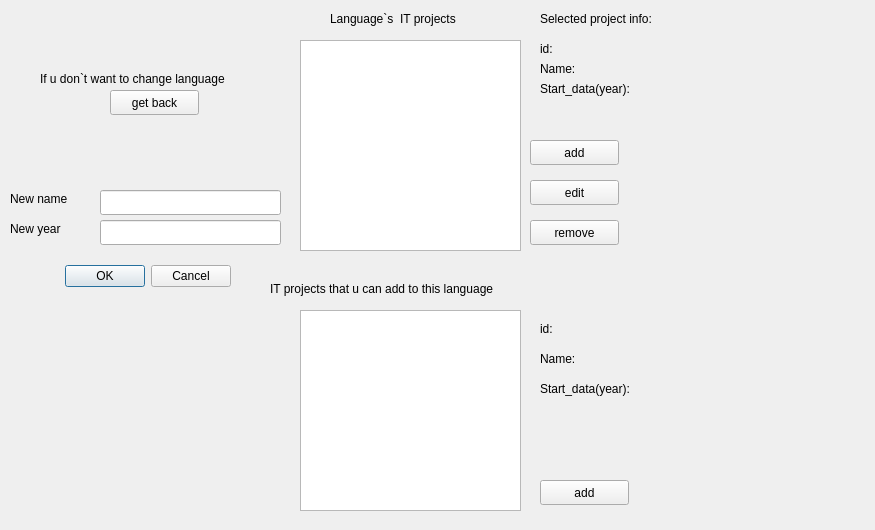
<?xml version="1.0" encoding="UTF-8"?>
<ui version="4.0">
 <class>edit</class>
 <widget class="QDialog" name="edit">
  <property name="geometry">
   <rect>
    <x>0</x>
    <y>0</y>
    <width>875</width>
    <height>530</height>
   </rect>
  </property>
  <property name="windowTitle">
   <string>Dialog</string>
  </property>
  <widget class="QDialogButtonBox" name="buttonBox">
   <property name="geometry">
    <rect>
     <x>40</x>
     <y>260</y>
     <width>191</width>
     <height>32</height>
    </rect>
   </property>
   <property name="orientation">
    <enum>Qt::Horizontal</enum>
   </property>
   <property name="standardButtons">
    <set>QDialogButtonBox::Cancel|QDialogButtonBox::Ok</set>
   </property>
  </widget>
  <widget class="QLabel" name="label">
   <property name="geometry">
    <rect>
     <x>10</x>
     <y>190</y>
     <width>111</width>
     <height>17</height>
    </rect>
   </property>
   <property name="text">
    <string>New name</string>
   </property>
  </widget>
  <widget class="QLineEdit" name="Newname">
   <property name="geometry">
    <rect>
     <x>100</x>
     <y>190</y>
     <width>181</width>
     <height>25</height>
    </rect>
   </property>
  </widget>
  <widget class="QLabel" name="label_8">
   <property name="geometry">
    <rect>
     <x>330</x>
     <y>10</y>
     <width>161</width>
     <height>17</height>
    </rect>
   </property>
   <property name="text">
    <string>Language`s  IT projects</string>
   </property>
  </widget>
  <widget class="QListWidget" name="listWidgetLanguage">
   <property name="geometry">
    <rect>
     <x>300</x>
     <y>40</y>
     <width>221</width>
     <height>211</height>
    </rect>
   </property>
  </widget>
  <widget class="QLabel" name="label_2">
   <property name="geometry">
    <rect>
     <x>10</x>
     <y>220</y>
     <width>81</width>
     <height>17</height>
    </rect>
   </property>
   <property name="text">
    <string>New year</string>
   </property>
  </widget>
  <widget class="QLineEdit" name="NewYear">
   <property name="geometry">
    <rect>
     <x>100</x>
     <y>220</y>
     <width>181</width>
     <height>25</height>
    </rect>
   </property>
  </widget>
  <widget class="QPushButton" name="addproj">
   <property name="geometry">
    <rect>
     <x>530</x>
     <y>140</y>
     <width>89</width>
     <height>25</height>
    </rect>
   </property>
   <property name="text">
    <string>add</string>
   </property>
  </widget>
  <widget class="QPushButton" name="removeproj">
   <property name="geometry">
    <rect>
     <x>530</x>
     <y>220</y>
     <width>89</width>
     <height>25</height>
    </rect>
   </property>
   <property name="text">
    <string>remove</string>
   </property>
  </widget>
  <widget class="QPushButton" name="editproj">
   <property name="geometry">
    <rect>
     <x>530</x>
     <y>180</y>
     <width>89</width>
     <height>25</height>
    </rect>
   </property>
   <property name="text">
    <string>edit</string>
   </property>
  </widget>
  <widget class="QLabel" name="label_3">
   <property name="geometry">
    <rect>
     <x>540</x>
     <y>10</y>
     <width>151</width>
     <height>17</height>
    </rect>
   </property>
   <property name="text">
    <string>Selected project info:</string>
   </property>
  </widget>
  <widget class="QLabel" name="label_4">
   <property name="geometry">
    <rect>
     <x>540</x>
     <y>40</y>
     <width>67</width>
     <height>17</height>
    </rect>
   </property>
   <property name="text">
    <string>id:</string>
   </property>
  </widget>
  <widget class="QLabel" name="label_5">
   <property name="geometry">
    <rect>
     <x>540</x>
     <y>60</y>
     <width>67</width>
     <height>17</height>
    </rect>
   </property>
   <property name="text">
    <string>Name:</string>
   </property>
  </widget>
  <widget class="QLabel" name="label_6">
   <property name="geometry">
    <rect>
     <x>540</x>
     <y>80</y>
     <width>121</width>
     <height>17</height>
    </rect>
   </property>
   <property name="text">
    <string>Start_data(year):</string>
   </property>
  </widget>
  <widget class="QLabel" name="ids">
   <property name="geometry">
    <rect>
     <x>690</x>
     <y>40</y>
     <width>101</width>
     <height>17</height>
    </rect>
   </property>
   <property name="text">
    <string/>
   </property>
  </widget>
  <widget class="QLabel" name="names">
   <property name="geometry">
    <rect>
     <x>690</x>
     <y>60</y>
     <width>181</width>
     <height>17</height>
    </rect>
   </property>
   <property name="text">
    <string/>
   </property>
  </widget>
  <widget class="QLabel" name="starts">
   <property name="geometry">
    <rect>
     <x>690</x>
     <y>80</y>
     <width>101</width>
     <height>17</height>
    </rect>
   </property>
   <property name="text">
    <string/>
   </property>
  </widget>
  <widget class="QLabel" name="label_7">
   <property name="geometry">
    <rect>
     <x>270</x>
     <y>280</y>
     <width>321</width>
     <height>17</height>
    </rect>
   </property>
   <property name="text">
    <string>IT projects that u can add to this language</string>
   </property>
  </widget>
  <widget class="QListWidget" name="listWidget">
   <property name="geometry">
    <rect>
     <x>300</x>
     <y>310</y>
     <width>221</width>
     <height>201</height>
    </rect>
   </property>
  </widget>
  <widget class="QLabel" name="label_11">
   <property name="geometry">
    <rect>
     <x>540</x>
     <y>320</y>
     <width>67</width>
     <height>17</height>
    </rect>
   </property>
   <property name="text">
    <string>id:</string>
   </property>
  </widget>
  <widget class="QLabel" name="label_9">
   <property name="geometry">
    <rect>
     <x>540</x>
     <y>350</y>
     <width>67</width>
     <height>17</height>
    </rect>
   </property>
   <property name="text">
    <string>Name:</string>
   </property>
  </widget>
  <widget class="QLabel" name="label_10">
   <property name="geometry">
    <rect>
     <x>540</x>
     <y>380</y>
     <width>121</width>
     <height>17</height>
    </rect>
   </property>
   <property name="text">
    <string>Start_data(year):</string>
   </property>
  </widget>
  <widget class="QLabel" name="ids_2">
   <property name="geometry">
    <rect>
     <x>690</x>
     <y>320</y>
     <width>67</width>
     <height>17</height>
    </rect>
   </property>
   <property name="text">
    <string/>
   </property>
  </widget>
  <widget class="QLabel" name="names_2">
   <property name="geometry">
    <rect>
     <x>690</x>
     <y>350</y>
     <width>171</width>
     <height>17</height>
    </rect>
   </property>
   <property name="text">
    <string/>
   </property>
  </widget>
  <widget class="QLabel" name="starts_2">
   <property name="geometry">
    <rect>
     <x>690</x>
     <y>380</y>
     <width>67</width>
     <height>17</height>
    </rect>
   </property>
   <property name="text">
    <string/>
   </property>
  </widget>
  <widget class="QPushButton" name="pushButton">
   <property name="geometry">
    <rect>
     <x>540</x>
     <y>480</y>
     <width>89</width>
     <height>25</height>
    </rect>
   </property>
   <property name="text">
    <string>add</string>
   </property>
  </widget>
  <widget class="QPushButton" name="pushButton_2">
   <property name="geometry">
    <rect>
     <x>110</x>
     <y>90</y>
     <width>89</width>
     <height>25</height>
    </rect>
   </property>
   <property name="text">
    <string>get back</string>
   </property>
  </widget>
  <widget class="QLabel" name="label_12">
   <property name="geometry">
    <rect>
     <x>40</x>
     <y>70</y>
     <width>261</width>
     <height>17</height>
    </rect>
   </property>
   <property name="text">
    <string>If u don`t want to change language</string>
   </property>
  </widget>
 </widget>
 <resources/>
 <connections>
  <connection>
   <sender>buttonBox</sender>
   <signal>accepted()</signal>
   <receiver>edit</receiver>
   <slot>accept()</slot>
   <hints>
    <hint type="sourcelabel">
     <x>248</x>
     <y>254</y>
    </hint>
    <hint type="destinationlabel">
     <x>157</x>
     <y>274</y>
    </hint>
   </hints>
  </connection>
  <connection>
   <sender>buttonBox</sender>
   <signal>rejected()</signal>
   <receiver>edit</receiver>
   <slot>reject()</slot>
   <hints>
    <hint type="sourcelabel">
     <x>316</x>
     <y>260</y>
    </hint>
    <hint type="destinationlabel">
     <x>286</x>
     <y>274</y>
    </hint>
   </hints>
  </connection>
 </connections>
</ui>
